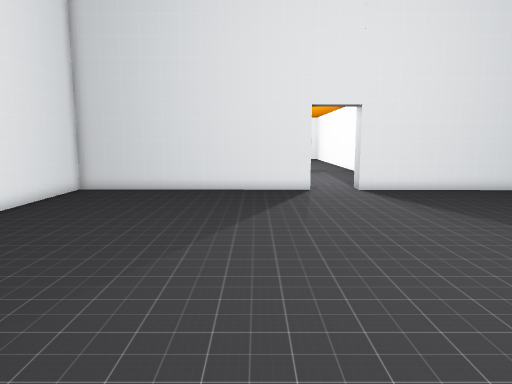
View 1 (above)

14 first-person views from a walk through a Godot game level. The camera is 1.5 m above the floor, tilts 8° down and sees 70° across. The floor is counted in squares, 0.6 m on a side. Each view is taken from the middle of a square. On the plan, view 1 faces up. The plan holds only what a view shows up to about 20 squares ahead; the rest is blank. The place goes on beyond the plan. Some surface patterns are stand-ins.

View 2
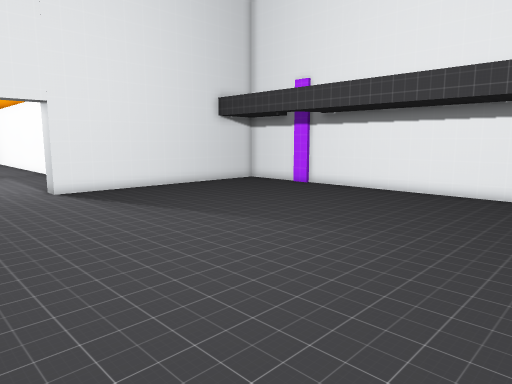

View 3
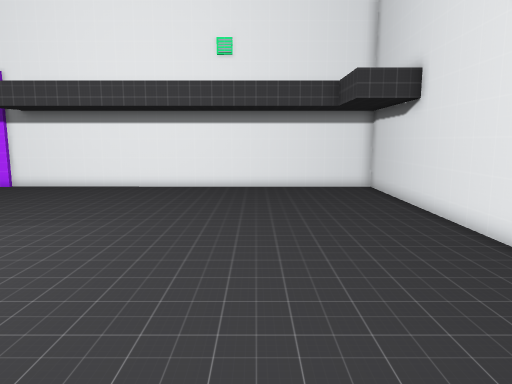

View 4
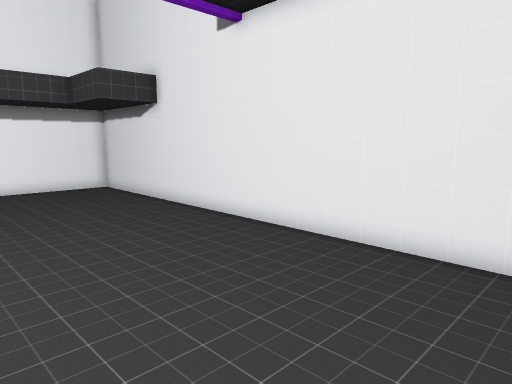

View 5
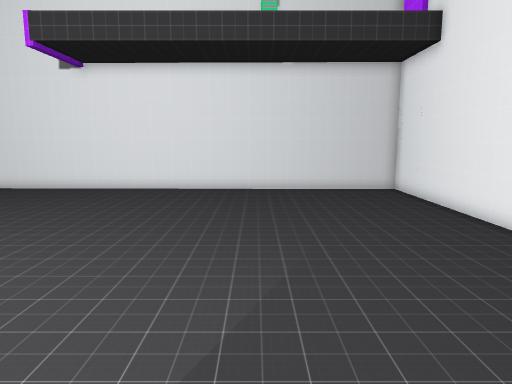

View 6
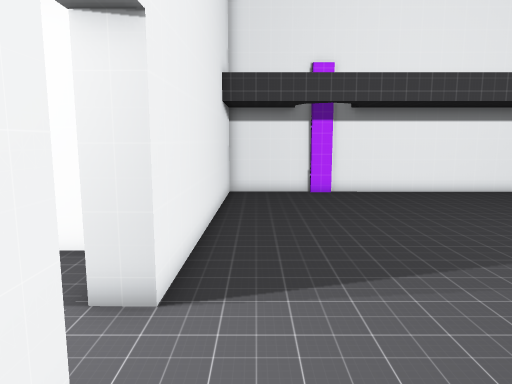

View 7
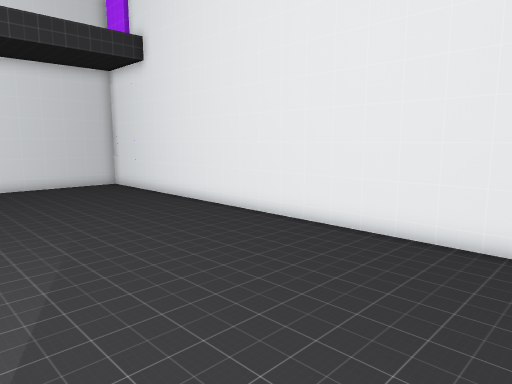

View 8
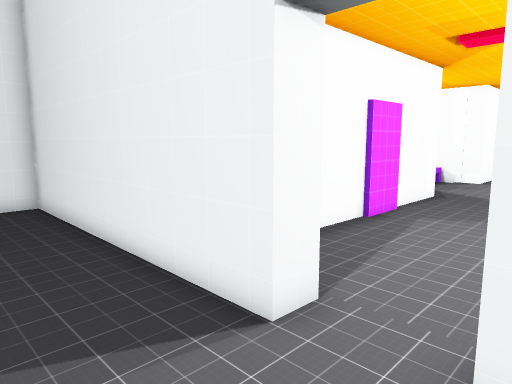

View 9
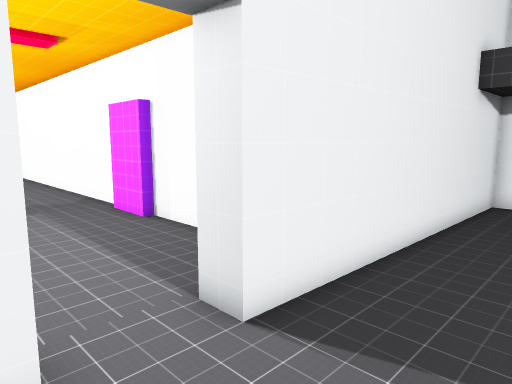

View 10
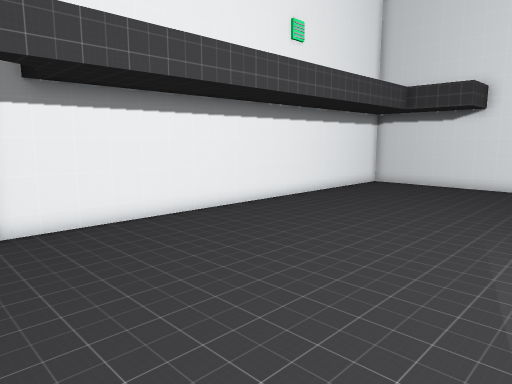

View 11
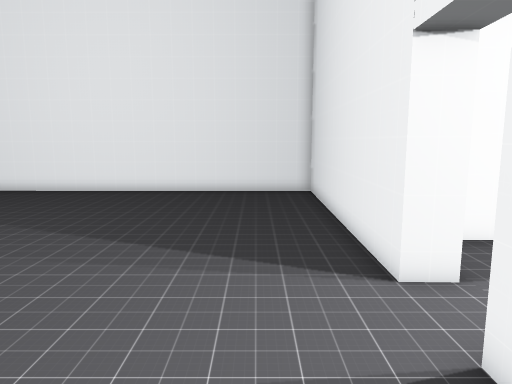

View 12
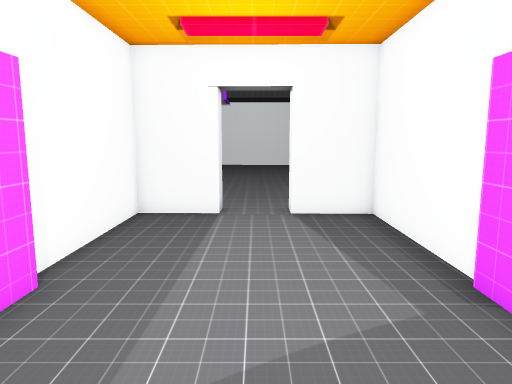

View 13
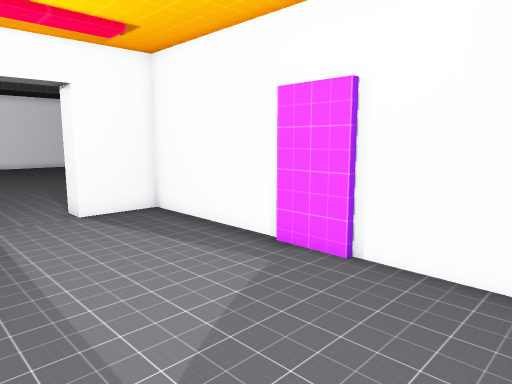

View 14
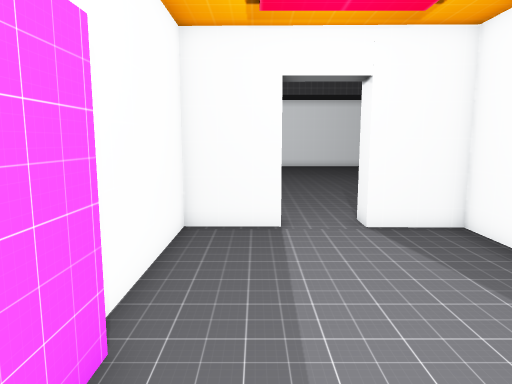

### Floor plan
Points are (right, up) in squares from view 1. A wall is a line through its corners. A room is listed if a view was taken in it or the views show most of it. See-through windows are left out.
Room 1 (views 1, 2, 3, 4, 5, 6, 7, 8, 9, 10, 11)
walls: (2.8, 19.6) (2.8, 18.5) (-9.1, 18.7) (-9.2, -5.8) (17.8, -6.2) (17.9, 13.4); (17.6, 13.2) (17.6, 14.4); (17.9, 14.3) (17.9, 18.3) (5.3, 18.5) (5.3, 19.6)
ways out: opening at (4, 19.5) to room 2; closed door at (-9, -4.5)
Room 2 (views 12, 13, 14)
walls: (7.7, 26) (7.8, 28.3); (0.3, 28.1) (0.3, 26); (0.1, 26) (0, 19.7) (2.8, 19.6); (8.1, 29) (8.2, 32.5); (0.1, 32.3) (0.1, 28); (5.3, 19.6) (8.1, 19.5) (8.1, 26)
ways out: opening at (4, 19.5) to room 1; closed door at (0, 27); closed door at (8, 27)

Where each view was taken, in squares from view 1:
view 1: 0 up, 0 right, facing up
view 2: 0 up, 0 right, facing up-right
view 3: 0 up, 2 left, facing right
view 4: 2 up, 2 left, facing down-right
view 5: 13 up, 2 left, facing down
view 6: 17 up, 0 right, facing right
view 7: 15 up, 0 right, facing down-left
view 8: 15 up, 6 right, facing up-left
view 9: 15 up, 2 right, facing up-right
view 10: 15 up, 7 right, facing down-right
view 11: 16 up, 9 right, facing left
view 12: 32 up, 4 right, facing down
view 13: 32 up, 7 right, facing down-left
view 14: 30 up, 6 right, facing down
